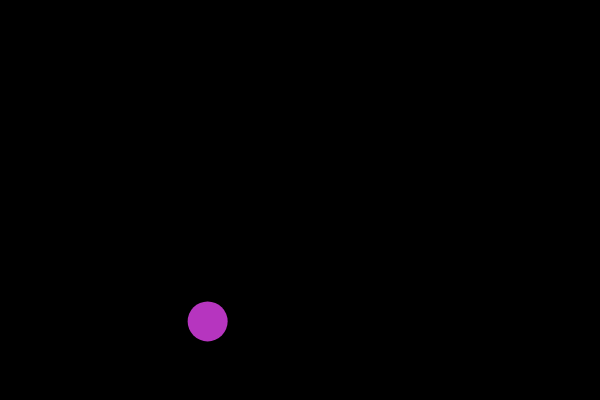
Frame 1 (no input)
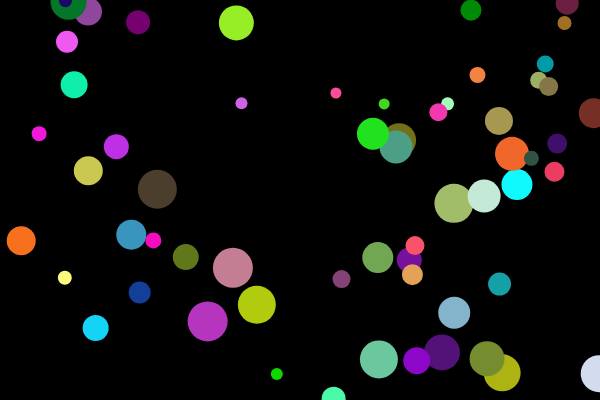
Frame 60 (no input)
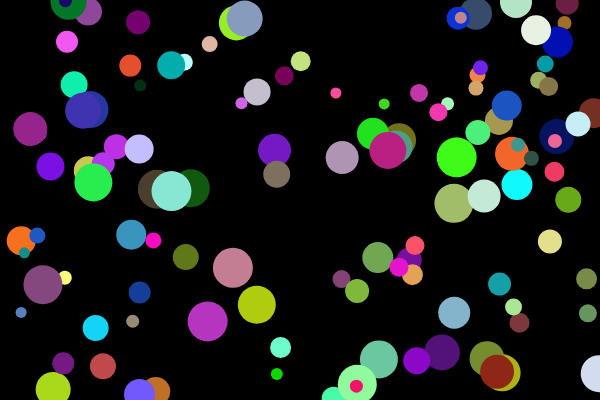
Frame 120 (the mouse pressed at the canvas centre since frame 60)

The p5.js sketch that drew these frames (run headless with seeded random() and noise() and a simulated clock; from frame 60 on, the mouse is pressed at the canvas centre):

// p5.js sketch
// ── sketch.js
function setup() {
  noStroke();
  width = 600
  height = 400
  createCanvas(width, height);
  background(0);
  size = 40
  color = 255
  count = 0
}

function draw() {

    fill(random(color), random(color), random(color));
    ellipse(random(width), random(height), size, size);

    size -= 1

    if (size == 10) {
      size = 40
    }

    count += 1

    if (count == 150) {
      noLoop();
    }

}
